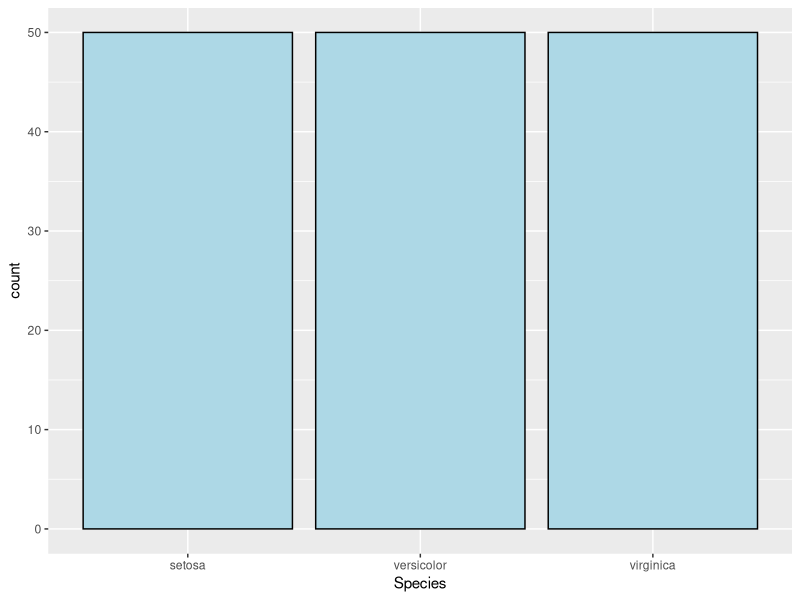
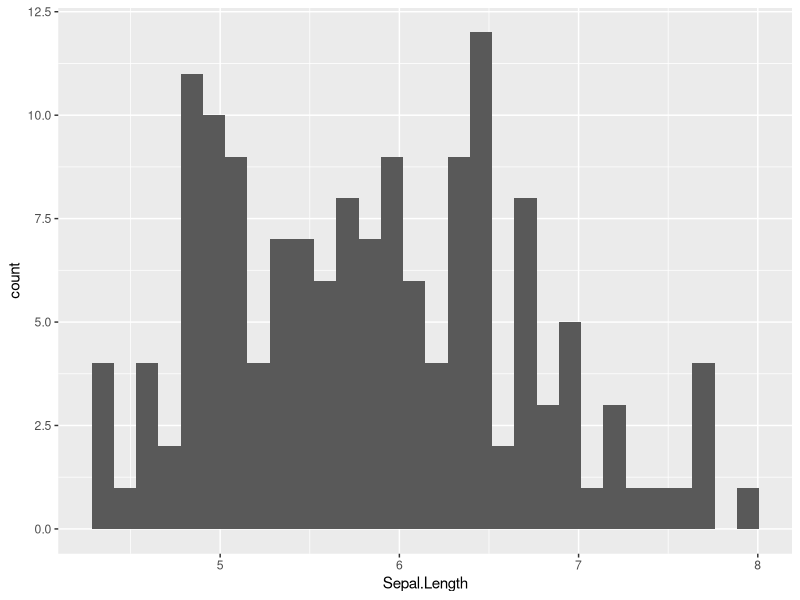
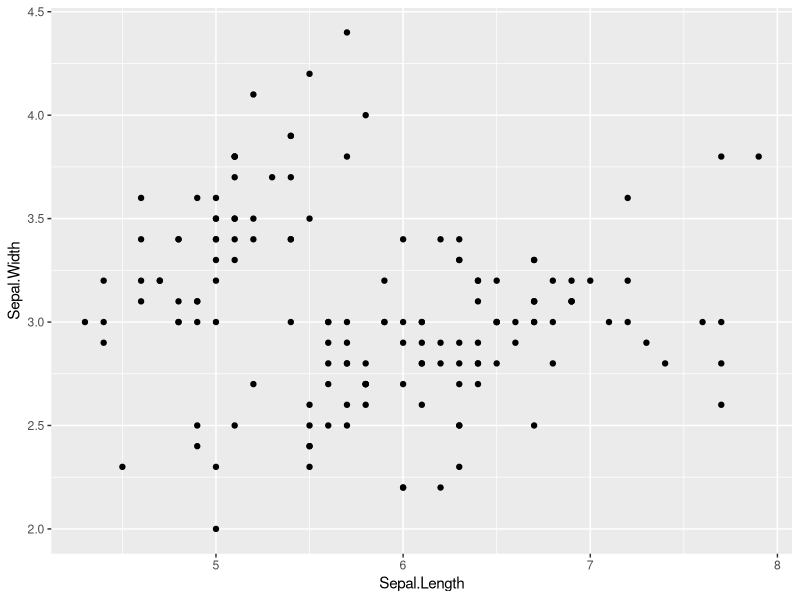
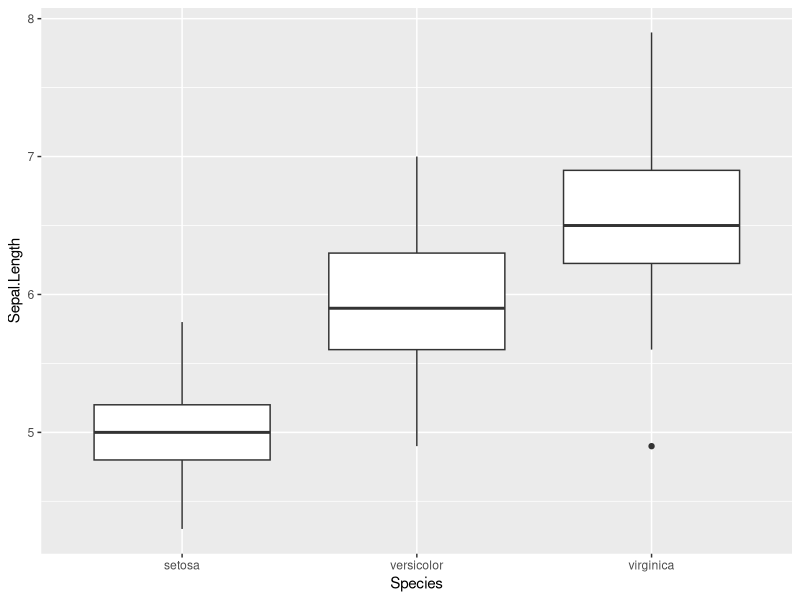
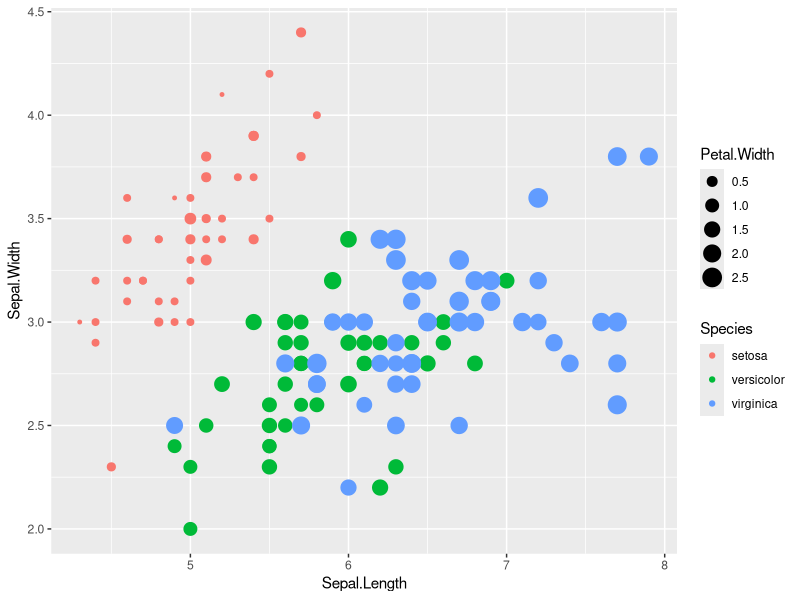

R code for these plots, in order:
## ---- chunk 1
library(ggplot2)
iris
## ---- chunk 2
ggplot(data = iris, aes(x = Species)) +
geom_bar(fill = "lightblue", colour = "black")
## ---- chunk 3
ggplot(data = iris, aes(x = Sepal.Length)) +
geom_histogram()
## ---- chunk 4
ggplot(data = iris, aes(x = Sepal.Length, y=Sepal.Width)) +
geom_point()
## ---- chunk 5
ggplot(data = iris, aes(x = Species,y=Sepal.Length)) +
geom_boxplot()
## ---- chunk 6
ggplot(data = iris, aes(x=Sepal.Length,y = Sepal.Width,color=Species,size=Petal.Width)) +
geom_point()
